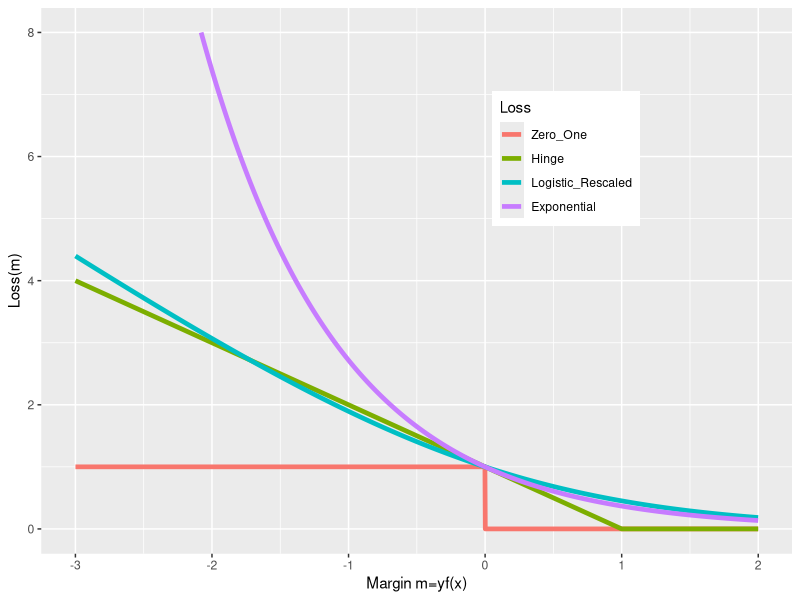
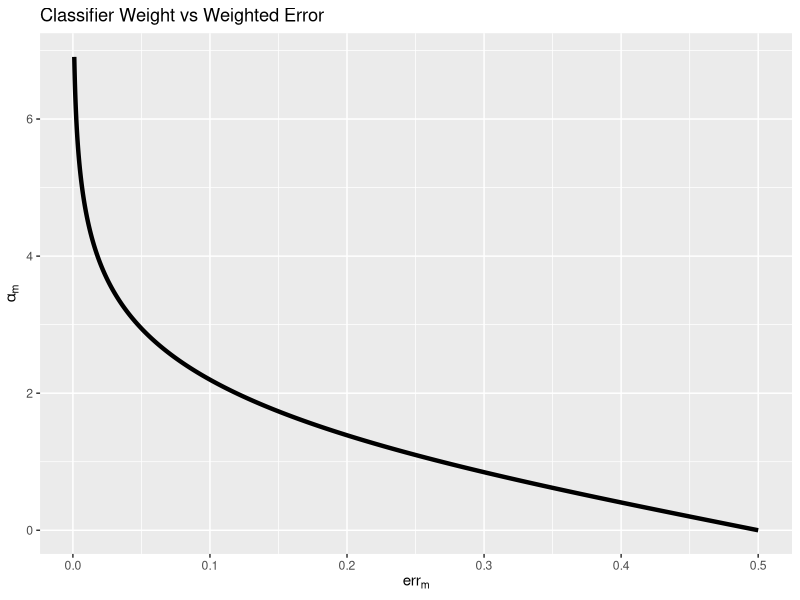
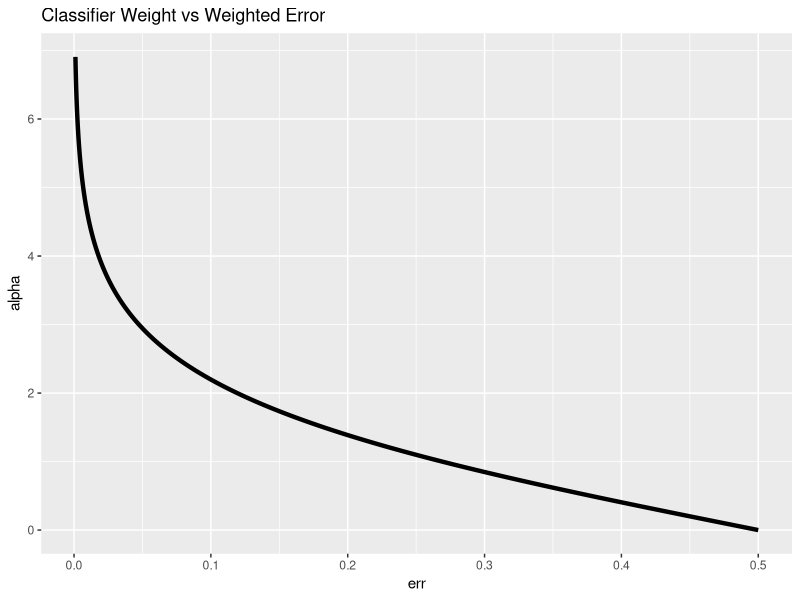
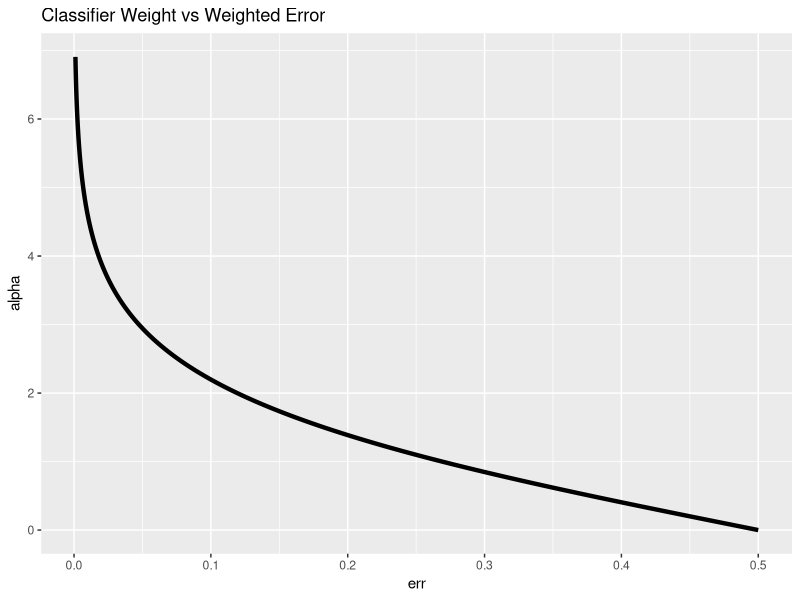
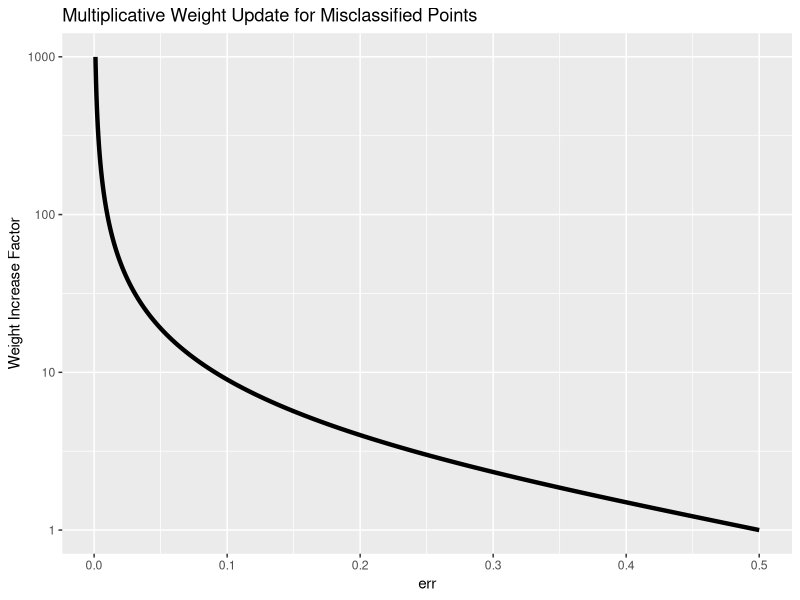
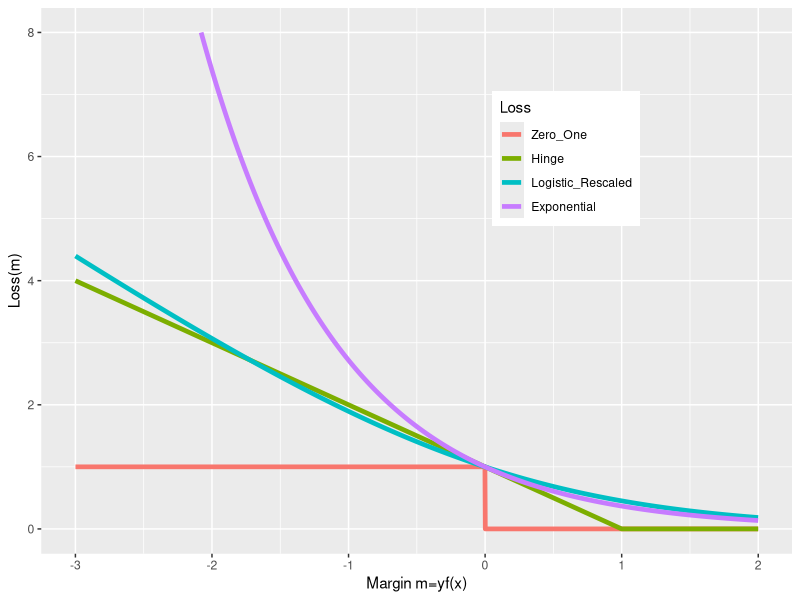

Reproduce these figures in R, in order.
##http://vis.supstat.com/2013/04/mathematical-annotation-in-r/
library(ggplot2)
library(reshape2)
library(data.table)
quartz()

jobFolder = "/Users/dr9512/Dropbox/NYU.ML.Class/Lectures/Figures/boosting"

xmin=0.001
xmax=.5
d = data.table(err = seq(xmin,xmax,length.out=3000))
d[, alpha := log((1-err)/err)]

p = ggplot(d, aes(x=err,y=alpha))
p = p + geom_line(size=1.5) + labs(title="Classifier Weight vs Weighted Error")
p+ylab(expression(alpha[m]))+xlab(expression(err[m]))
print(p)

fname = paste0(jobFolder,"/adaboostAlphaVsError.png")
ggsave(filename=fname,plot=p, units="in", width=6, height = 4)

xmin=0.001
xmax=.5
d = data.table(err = seq(xmin,xmax,length.out=3000))
d[, weightIncreaseFactor := ((1-err)/err)]

p = ggplot(d, aes(x=err,y=weightIncreaseFactor))
p = p + geom_line(size=1.5) + labs(title="Multiplicative Weight Update for Misclassified Points") + scale_y_log10() + ylab("Weight Increase Factor")

fname = paste0(jobFolder,"/adaboostWeightUpdate.png")
ggsave(filename=fname,plot=p, units="in", width=6, height = 4)


n = 10
w = rep(1/n, n)
errIdx = c(1,2)
err = length(errIdx) / n
w[errIdx] = w[errIdx] * (1-err)/err
wNormalized = w / sum(w)
wNormalized

### Loss functions
xmin=-4
xmax=4
d = data.table(margin = seq(xmin,xmax,length.out=3000))
d[, Zero_One := as.numeric(margin<0)]
d[, Hinge := pmax(1-margin, 0)]
##d[, Perceptron := pmax(-margin, 0)]
d[, Logistic := log(1+ exp(-margin))]
d[, Logistic_Rescaled:= log(1+ exp(-margin))/log(2)]
d[, Exponential := exp(-margin)]

dd = as.data.table(melt(d, id.vars="margin"))#, variable.name="Loss")
setnames(dd, "variable", "Loss")

plotOrder = c("Zero_One", "Hinge", "Logistic_Rescaled", "Exponential")

i=length(plotOrder)
p = ggplot(dd[Loss %in% plotOrder[1:i]] , aes(x=margin, y=value, color=Loss))
p = p + geom_line(size=1.6)+ xlab("Margin m=yf(x)") + ylab("Loss(m)")+xlim(-3,2)+ylim(0,8)
p = p + theme(legend.justification=c(0,0), legend.position=c(0.6,.6))
print(p)

fname = paste0(jobFolder,"/loss.",paste(plotOrder[1:i],collapse="."),".png")
print(fname)
ggsave(filename=fname,plot=p, units="in", width=6, height = 4)

